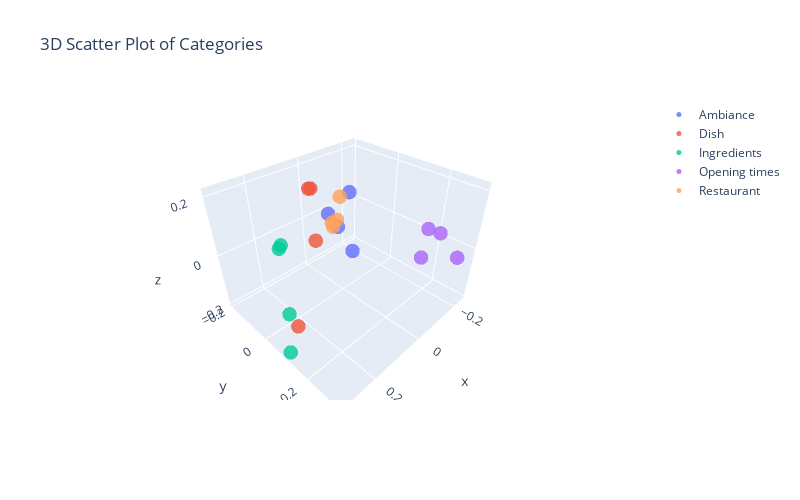

Notebook code cell kept with this figure:
### Code cell
import plotly.graph_objs as go

fig = go.Figure()

# Plot each sample category individually such that we can set label name.
for i, cat in enumerate(categories):
    sub_matrix = np.array(df[df["category"] == cat]["embed_vis"].to_list())
    x = sub_matrix[:, 0]
    y = sub_matrix[:, 1]
    z = sub_matrix[:, 2]
    
    fig.add_trace(go.Scatter3d(
        x=x, 
        y=y, 
        z=z, 
        mode='markers',
        marker=dict(
            size=5,
            color=i,                # set color to an array/list of desired values
            colorscale='Viridis',   # choose a colorscale
            opacity=0.8
        ),
        name=cat
    ))

fig.update_layout(
    autosize=False,
    title='3D Scatter Plot of Categories',
    width=800,
    height=500,
    margin=dict(
        l=50,
        r=50,
        b=100,
        t=100,
        pad=10
    ),
    scene=dict(
        xaxis=dict(title='x'),
        yaxis=dict(title='y'),
        zaxis=dict(title='z'),
    )
)

fig.show()

### Figure 1 — Plotly figure (JSON) as saved in the notebook; plotly's stock layout.template omitted (floating-point values rounded to 4 significant figures)
{"data": [{"marker": {"color": 0, "colorscale": [[0, "#440154"], [0.1111, "#482878"], [0.2222, "#3e4989"], [0.3333, "#31688e"], [0.4444, "#26828e"], [0.5556, "#1f9e89"], [0.6667, "#35b779"], [0.7778, "#6ece58"], [0.8889, "#b5de2b"], [1, "#fde725"]], "opacity": 0.8, "size": 5}, "mode": "markers", "name": "Ambiance ", "type": "scatter3d", "x": [-0.1305, -0.06133, -0.146, -0.07383], "y": [-0.1632, -0.1387, -0.09853, -0.04455], "z": [-0.07626, 0.01871, -0.1654, 0.1316]}, {"marker": {"color": 1, "colorscale": [[0, "#440154"], [0.1111, "#482878"], [0.2222, "#3e4989"], [0.3333, "#31688e"], [0.4444, "#26828e"], [0.5556, "#1f9e89"], [0.6667, "#35b779"], [0.7778, "#6ece58"], [0.8889, "#b5de2b"], [1, "#fde725"]], "opacity": 0.8, "size": 5}, "mode": "markers", "name": "Dish ", "type": "scatter3d", "x": [0.06303, 0.1172, 0.1086, 0.2405], "y": [-0.07318, 0.004809, -0.02454, 0.04612], "z": [0.1812, 0.05616, 0.2127, -0.1854]}, {"marker": {"color": 2, "colorscale": [[0, "#440154"], [0.1111, "#482878"], [0.2222, "#3e4989"], [0.3333, "#31688e"], [0.4444, "#26828e"], [0.5556, "#1f9e89"], [0.6667, "#35b779"], [0.7778, "#6ece58"], [0.8889, "#b5de2b"], [1, "#fde725"]], "opacity": 0.8, "size": 5}, "mode": "markers", "name": "Ingredients ", "type": "scatter3d", "x": [0.216, 0.2754, 0.2692, 0.3142], "y": [-0.03256, 0.06069, 0.04147, 0.1021], "z": [0.06934, -0.09755, 0.1202, -0.1957]}, {"marker": {"color": 3, "colorscale": [[0, "#440154"], [0.1111, "#482878"], [0.2222, "#3e4989"], [0.3333, "#31688e"], [0.4444, "#26828e"], [0.5556, "#1f9e89"], [0.6667, "#35b779"], [0.7778, "#6ece58"], [0.8889, "#b5de2b"], [1, "#fde725"]], "opacity": 0.8, "size": 5}, "mode": "markers", "name": "Opening times ", "type": "scatter3d", "x": [-0.2452, -0.1885, -0.1536, -0.1794], "y": [0.15, 0.2403, 0.2168, 0.3143], "z": [-0.1196, 0.05048, 0.07128, -0.0001876]}, {"marker": {"color": 4, "colorscale": [[0, "#440154"], [0.1111, "#482878"], [0.2222, "#3e4989"], [0.3333, "#31688e"], [0.4444, "#26828e"], [0.5556, "#1f9e89"], [0.6667, "#35b779"], [0.7778, "#6ece58"], [0.8889, "#b5de2b"], [1, "#fde725"]], "opacity": 0.8, "size": 5}, "mode": "markers", "name": "Restaurant ", "type": "scatter3d", "x": [-0.07579, -0.1288, -0.09493, -0.1263], "y": [-0.09227, -0.1653, -0.1516, -0.1922], "z": [0.09755, -0.04525, -0.055, -0.06896]}], "layout": {"autosize": false, "height": 500, "margin": {"b": 100, "l": 50, "pad": 10, "r": 50, "t": 100}, "scene": {"xaxis": {"title": {"text": "x"}}, "yaxis": {"title": {"text": "y"}}, "zaxis": {"title": {"text": "z"}}}, "title": {"text": "3D Scatter Plot of Categories"}, "width": 800}}
